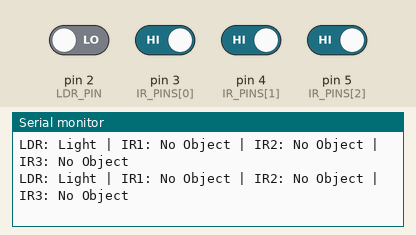
The sketch below on a simulated Arduino Uno, built with avr-gcc and run on an emulated ATmega328P. Parts: the last lines printed to the serial monitor. The inputs (shaded band) are chosen by the test bench; at power-on: pin 3 (IR_PINS[0]), pin 4 (IR_PINS[1]), pin 5 (IR_PINS[2]) HIGH, pin 2 (LDR_PIN) LOW.

Above: at 1.2 s.
1.3 s: pin 2 (LDR_PIN) driven HIGH
At 1.68 s:
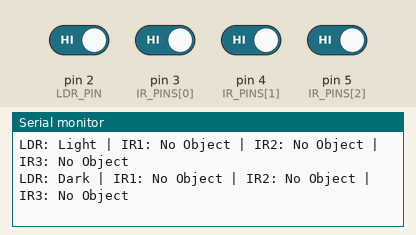
3.5 s: pin 3 (IR_PINS[0]) driven LOW
At 3.68 s:
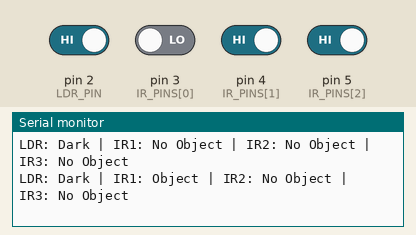
5.5 s: pin 4 (IR_PINS[1]) driven LOW
At 5.68 s:
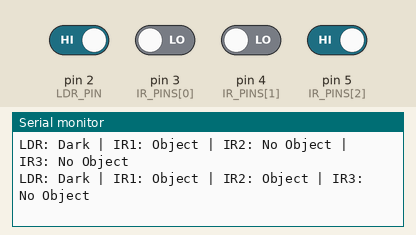
7.5 s: pin 5 (IR_PINS[2]) driven LOW
At 7.68 s:
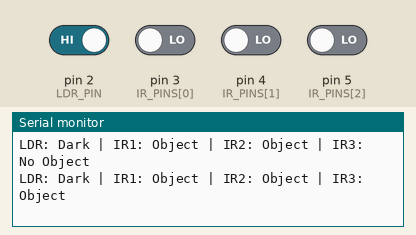
9.5 s: pin 2 (LDR_PIN) driven LOW
At 9.68 s:
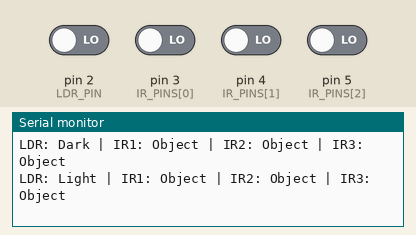
11.5 s: pin 3 (IR_PINS[0]) driven HIGH
At 11.68 s:
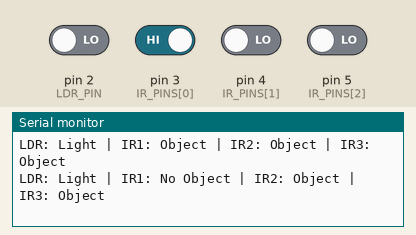

Measured:
- after the input at 1.3 s, the serial monitor: prints a new line after 0.20 s (image 1)
- after the input at 3.5 s, the serial monitor: prints a new line at once (image 2)
- after the input at 5.5 s, the serial monitor: prints a new line at once (image 3)
- after the input at 7.5 s, the serial monitor: prints a new line at once (image 4)
- after the input at 9.5 s, the serial monitor: prints a new line at once (image 5)
- after the input at 11.5 s, the serial monitor: prints a new line at once (image 6)

The sketch:

sensor_test.ino
```cpp
/*
 * Xpark Lab - Digital sensor test
 * Arduino UNO
 *
 * LDR module DO: D2 (active HIGH in darkness)
 * IR modules OUT: D3, D4, D5 (active LOW when detected)
 *
 * Open Serial Monitor at 9600 baud.
 */

#include <Arduino.h>

const uint8_t LDR_PIN = 2;
const uint8_t IR_PINS[] = {3, 4, 5};
const uint8_t IR_COUNT = 3;

// Change to false if the digital LDR module reports the opposite state.
const bool LDR_ACTIVE_HIGH_IN_DARK = true;
// Standard IR modules report LOW when an object is detected.
const bool IR_ACTIVE_LOW = true;
const unsigned long PRINT_INTERVAL = 250;

unsigned long lastPrintTime = 0;

bool readIsDark() {
  const bool rawHigh = (digitalRead(LDR_PIN) == HIGH);
  return LDR_ACTIVE_HIGH_IN_DARK ? rawHigh : !rawHigh;
}

bool readIsObjectDetected(uint8_t pin) {
  const bool rawLow = (digitalRead(pin) == LOW);
  return IR_ACTIVE_LOW ? rawLow : !rawLow;
}

void setup() {
  Serial.begin(9600);
  pinMode(LDR_PIN, INPUT);

  for (uint8_t i = 0; i < IR_COUNT; i++) {
    pinMode(IR_PINS[i], INPUT);
  }

  Serial.println("Xpark Lab Sensor Test");
  Serial.println("LDR: Dark/Light | IR1/IR2/IR3: Object/No Object");
}

void loop() {
  const unsigned long now = millis();
  if (now - lastPrintTime < PRINT_INTERVAL) {
    return;
  }
  lastPrintTime = now;

  const bool isDark = readIsDark();
  Serial.print("LDR: ");
  Serial.print(isDark ? "Dark" : "Light");

  for (uint8_t i = 0; i < IR_COUNT; i++) {
    const bool isObjectDetected = readIsObjectDetected(IR_PINS[i]);
    Serial.print(" | IR");
    Serial.print(i + 1);
    Serial.print(": ");
    Serial.print(isObjectDetected ? "Object" : "No Object");
  }
  Serial.println();
}
```
